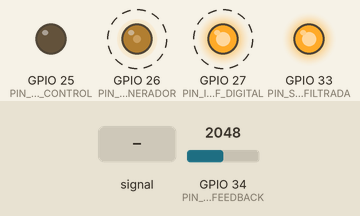
Simulated run of this sketch. Board: ESP32. Parts: output pins drawn as LEDs (lit = HIGH). Dashed ring = blinking. Inputs (shaded band) come from the test bench; at power-on: GPIO 34 (PIN_ADC_FEEDBACK) = 2048 (analog values on the 0–4095 scale).

Above: at 1.2 s.
1.3 s: GPIO 34 (PIN_ADC_FEEDBACK) fed a 200 Hz sine of ±327 counts around its level
4.3 s: GPIO 34 (PIN_ADC_FEEDBACK) set to 1228
At 5.4 s:
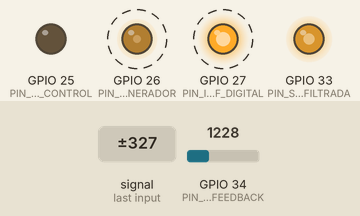
7.3 s: GPIO 34 (PIN_ADC_FEEDBACK) fed a 1000 Hz sine of ±1023 counts around its level
Timing chart, 0 to 7.7 s (numbered marks = the images above; inputs shaded):
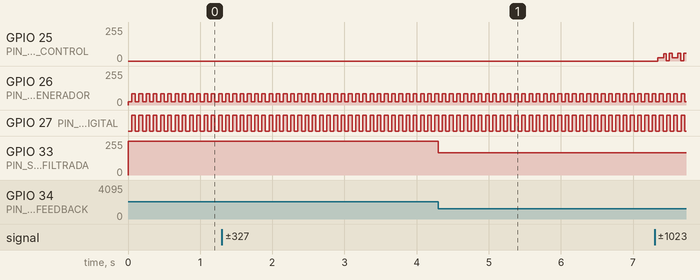

The sketch:

Buck.ino
```cpp
/*
   Control de tension del buck con realimentacion aislada IL300.

   La etapa de potencia actual usa L=4 mH y C=22 uF. Los coeficientes
   anteriores procedian de otro modelo y producian una integral demasiado
   agresiva para esta etapa.

   La sintonizacion actual busca un tiempo de establecimiento aproximado de
   30 ms. El tiempo integral se fija en 15 ms para que el PI corrija el error
   estacionario sin intentar seguir el ruido del ADC.

   El IL300 debe entregar al ADC la senal Vsense del receptor. En el
   esquema, R1=18 kOhm y R2=2 kOhm forman un divisor 10:1, por lo que
   Vout=10 V equivale aproximadamente a Vsense=1 V.
*/

#include <Arduino.h>

// ADC de realimentacion de tension del buck.
const int PIN_ADC_FEEDBACK = 34;

// Entrada PWM del driver UCC21520.
const int PIN_PWM_CONTROL = 25;

// PWM generador de referencia para pruebas.
const int PIN_PWM_GENERADOR = 26;

// Salida PWM de la realimentacion filtrada.
const int PIN_SALIDA_FILTRADA = 33;

// Indicador de referencia. Mismo GPIO que el Boost.
const int PIN_IREF_DIGITAL = 27;

const uint32_t FSW_HZ = 20000;
const float CONTROL_FS_HZ = 10000.0f;
const float TS = 1.0f / CONTROL_FS_HZ;
const float VIN_BUCK_V = 17.0f;
const int LEDC_RESOLUTION_BITS = 10;
const uint32_t LEDC_MAX_DUTY =
    (1U << LEDC_RESOLUTION_BITS) - 1U;
const float DUTY_MAX = 0.85f;

// Referencias de salida del buck. Con el divisor 18 kOhm/2 kOhm,
// Vout/10 corresponde aproximadamente a Vsense.
const float VOUT_REFERENCE_LOW_V = 7.0f;
const float VOUT_REFERENCE_HIGH_V = 10.0f;
// Debe ser mayor que el tiempo de establecimiento para poder observar cada
// escalon de referencia durante las pruebas.
const uint32_t REFERENCE_INTERVAL_MS = 50;

// El duty del generador representa 0..1.5 V en Vsense.
const float VOLTAGE_REFERENCE_PWM_MAX_V = 1.5f;

const int NUM_MUESTRAS_IL300 = 1;
const float FILTRO_IL300_ALPHA = 1.0f;

// Calibracion medida en el ADC: 7 V -> 0.1406 V y 12 V -> 0.7500 V.
const float IL300_ADC_AT_7V = 0.1406f;
const float IL300_ADC_AT_12V = 0.7500f;
const float IL300_ADC_SLOPE =
    (IL300_ADC_AT_12V - IL300_ADC_AT_7V) / 5.0f;

// Parametros de la etapa de potencia actual.
const float SETTLING_TIME_TARGET_S = 0.010f;
const float INTEGRAL_TIME_S = 0.0007f;

// PI de respuesta rapida para L=4 mH, C=22 uF y muestreo a 10 kHz.
// Ti = Kp / Ki = 0.7 ms.
const float KP = 2.50f;
const float KI = KP / INTEGRAL_TIME_S;

float feedback_filtrado_V = 0.0f;
float voltage_reference_adc_V = IL300_ADC_AT_7V;
float integrador = VOUT_REFERENCE_LOW_V / VIN_BUCK_V;
float duty_control = 0.0f;
float duty_generador_porcentaje =
    voltage_reference_adc_V / VOLTAGE_REFERENCE_PWM_MAX_V * 100.0f;
bool referencia_alta = false;
uint32_t tiempo_referencia_anterior = 0;

hw_timer_t *timerControl = NULL;
volatile bool bandera_control = false;

void IRAM_ATTR onTimerControl()
{
    bandera_control = true;
}

float leerFeedbackADC_V()
{
    uint32_t suma_adc_mV = 0;

    for (int muestra = 0; muestra < NUM_MUESTRAS_IL300; muestra++)
        suma_adc_mV += analogReadMilliVolts(PIN_ADC_FEEDBACK);

    const float adc_V =
        (suma_adc_mV / (float)NUM_MUESTRAS_IL300) / 1000.0f;

    return adc_V;
}

float compensadorPI(float error)
{
    const float salida_proporcional = KP * error;
    const float salida_sin_sat = salida_proporcional + integrador;

    const bool saturado_alto = salida_sin_sat >= DUTY_MAX;
    const bool saturado_bajo = salida_sin_sat <= 0.0f;

    if (!((saturado_alto && error > 0.0f) ||
          (saturado_bajo && error < 0.0f)))
    {
        integrador += KI * TS * error;
    }

    float salida = salida_proporcional + integrador;

    if (salida > DUTY_MAX)
        salida = DUTY_MAX;
    if (salida < 0.0f)
        salida = 0.0f;

    return salida;
}

void escribirPWM(float duty)
{
    if (duty > DUTY_MAX)
        duty = DUTY_MAX;
    if (duty < 0.0f)
        duty = 0.0f;

    ledcWrite(
        PIN_PWM_CONTROL,
        (uint32_t)(duty * LEDC_MAX_DUTY)
    );
}

void actualizarPWMGenerador()
{
    const float duty_generador =
        duty_generador_porcentaje / 100.0f;

    ledcWrite(
        PIN_PWM_GENERADOR,
        (uint32_t)(duty_generador * LEDC_MAX_DUTY)
    );
}

void actualizarReferenciaAutomatica()
{
    const uint32_t tiempo_actual = millis();

    if (tiempo_actual - tiempo_referencia_anterior < REFERENCE_INTERVAL_MS)
        return;

    tiempo_referencia_anterior = tiempo_actual;
    referencia_alta = !referencia_alta;

    const float referencia_vout = referencia_alta
        ? VOUT_REFERENCE_HIGH_V
        : VOUT_REFERENCE_LOW_V;

    voltage_reference_adc_V =
        IL300_ADC_AT_7V + IL300_ADC_SLOPE * (referencia_vout - 7.0f);
    integrador = referencia_vout / VIN_BUCK_V;
    duty_generador_porcentaje =
        voltage_reference_adc_V / VOLTAGE_REFERENCE_PWM_MAX_V * 100.0f;

    digitalWrite(PIN_IREF_DIGITAL, referencia_alta ? HIGH : LOW);
    actualizarPWMGenerador();
}

void setup()
{
    analogReadResolution(12);
    analogSetPinAttenuation(PIN_ADC_FEEDBACK, ADC_11db);

    pinMode(PIN_ADC_FEEDBACK, INPUT);
    pinMode(PIN_IREF_DIGITAL, OUTPUT);
    digitalWrite(PIN_IREF_DIGITAL, duty_generador_porcentaje >= 50.0f);

    ledcAttach(
        PIN_PWM_GENERADOR,
        FSW_HZ,
        LEDC_RESOLUTION_BITS
    );
    actualizarPWMGenerador();

    ledcAttach(
        PIN_PWM_CONTROL,
        FSW_HZ,
        LEDC_RESOLUTION_BITS
    );
    escribirPWM(0.0f);

    ledcAttach(
        PIN_SALIDA_FILTRADA,
        FSW_HZ,
        LEDC_RESOLUTION_BITS
    );
    ledcWrite(PIN_SALIDA_FILTRADA, 0);

    timerControl = timerBegin(1000000);
    timerAttachInterrupt(timerControl, &onTimerControl);

    const uint64_t periodo_us =
        (uint64_t)(1e6f / CONTROL_FS_HZ);
    timerAlarm(timerControl, periodo_us, true, 0);
}

void loop()
{
    actualizarReferenciaAutomatica();

    if (!bandera_control)
        return;

    bandera_control = false;

    const float feedback_V = leerFeedbackADC_V();

    feedback_filtrado_V +=
        FILTRO_IL300_ALPHA *
        (feedback_V - feedback_filtrado_V);

    // Error positivo: falta tension, por lo que el PI aumenta el duty.
    const float error =
        voltage_reference_adc_V - feedback_filtrado_V;

    duty_control = compensadorPI(error);
    escribirPWM(duty_control);

    float duty_feedback =
        feedback_filtrado_V / VOLTAGE_REFERENCE_PWM_MAX_V;
    if (duty_feedback > 1.0f)
        duty_feedback = 1.0f;
    if (duty_feedback < 0.0f)
        duty_feedback = 0.0f;

    ledcWrite(
        PIN_SALIDA_FILTRADA,
        (uint32_t)(duty_feedback * LEDC_MAX_DUTY)
    );
}
```

Measured:
- by itself, GPIO 26 (PIN_PWM_GENERADOR): alternates 86/255 for 0.05 s and 24/255 for 0.05 s
- by itself, GPIO 27 (PIN_IREF_DIGITAL): alternates HIGH for 0.05 s and LOW for 0.05 s
